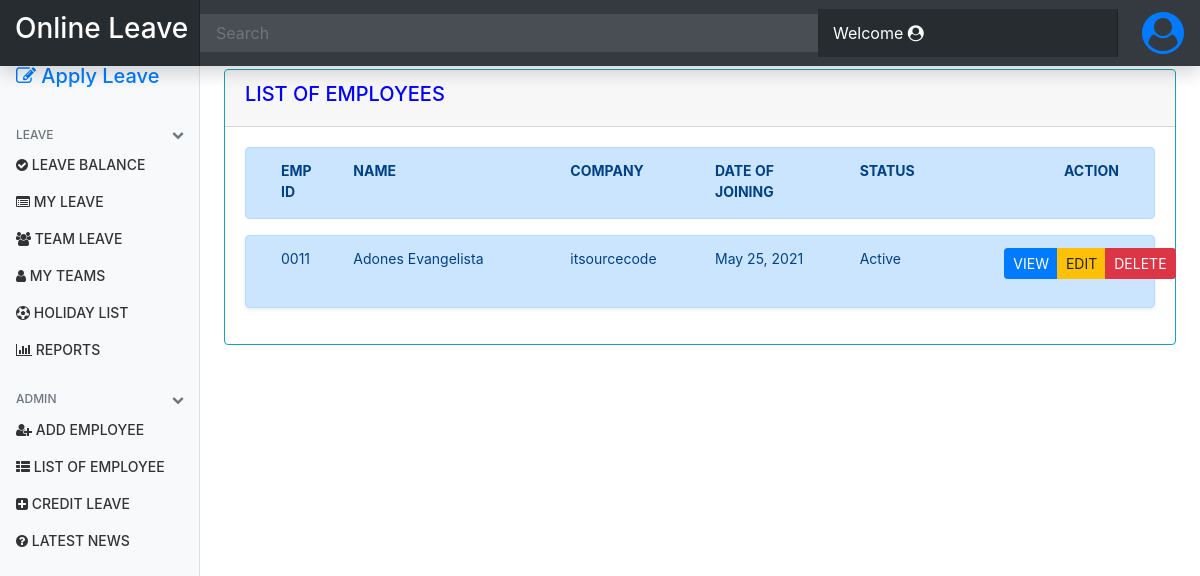
The app's page /employee/all/ with its own data.
### employee/models.py (models this page shows, shortened)
class EmployeeDetails(models.Model):
    empid = models.CharField(max_length=10, unique=True, primary_key=True)
    name = models.CharField(max_length=100)
    email = models.EmailField(max_length=75, unique=True)
    company = models.CharField(max_length=50)  # models.ForeignKey(Company, on_delete=models.SET_NULL, null=True)
    designation = models.CharField(max_length=100)
    date_of_joining = models.DateField(null=True, blank=True)
    job_location = models.CharField(max_length=100, default='Goa')
    employment_setup = models.CharField(max_length=50)
    gender = models.CharField(max_length=10)
    marital_status = models.CharField(max_length=20)
    user_type = models.CharField(max_length=20, default='User')
    weekend_day = models.CharField(max_length=2, default=2)
    leave_category = models.CharField(max_length=10)  # models.ForeignKey(LeaveCategory, on_delete=models.CASCADE)
    single_day_entitlement = models.CharField(max_length=5, default=0)
    annual_entitlement = models.CharField(max_length=5, default=0)
    reporting_manager_empid = models.CharField(max_length=10)
    reporting_manager_name = models.CharField(max_length=100)
    reporting_manager_email = models.EmailField(max_length=75)
    date_of_leaving = models.DateField(null=True, blank=True)
    employee_status = models.CharField(max_length=10, default='Active')
    userid = models.IntegerField(null=True, blank=True)

### employee/views.py (the view)
# urls.py: path('all/', views.employee_list_view, name='employee_list'),
def employee_list_view(request):
    context = {
        'obj_emp': EmployeeDetails.objects.all().order_by('-date_of_joining'),
    }
    return render(request, 'list_employee.html', context)

### employee/templates/list_employee.html (shortened to what this page needs)
{% extends 'base.html' %}
{% load static %}
{% block heading %} LIST OF EMPLOYEES {% endblock %}
{% block content %}
<form action="{% url 'employee_list' %}" method="post">
            <div class="alert alert-primary">
            <div class="form-row">
                <div class="input-group col-md-12 md-2">
                    <div class="col-md-1 mb-1">
                        <strong>EMP ID</strong>
                    </div>
                    <div class="col-md-3 mb-1">
                        <strong>NAME</strong>
                    </div>
                    <div class="col-md-2 mb-1">
                        <strong>COMPANY</strong>
                    </div>
                    <div class="col-md-2 mb-1">
                        <strong>DATE OF JOINING</strong>
                    </div>
                    <div class="col-md-2 mb-1">
                        <strong>STATUS</strong>
                    </div>
                    <div class="col-md-2 mb-1" align="right">
                        <strong>ACTION</strong>
                    </div>
                </div>
            </div>
            </div>
            {% for emp in obj_emp %}
    <div class="shadow-sm p-0 mb-3 bg-white rounded">
            <div class="alert alert-primary">
                <div class="form-row">
                <div class="input-group col-md-12 mb-2">
                    <div class="col-md-1 mb-2">
                       {{ emp.empid }}
                    </div>
                    <div class="col-md-3 mb-2">
                       {{ emp.name }}
                    </div>
                    <div class="col-md-2 mb-2">
                       {{ emp.company }}
                    </div>
                    <div class="col-md-2 mb-2">
                       {{ emp.date_of_joining }}
                    </div>
                    <div class="col-md-2 mb-2">
                       {{ emp.employee_status }}
                    </div>
                    <div class="col-md-2 mb-2" align="right">
                        <div class="btn-group" role="group">
                            <a href="/employee/{{emp.empid}}/details/" role="button" class="btn btn-primary btn-sm">VIEW</a>
                            <a href="/employee/{{emp.empid}}/edit/" role="button" class="btn btn-warning btn-sm">EDIT</a>
                            <a href="/employee/{{emp.empid}}/delete/" role="button" class="btn btn-danger btn-sm">DELETE</a>
                        </div>
                    </div>
                </div>
            </div>
            </div>
    </div>
            {% endfor %}
</form>
{% endblock %}

### static/css/dashboard.css (style rules this page uses)
body { font-size: .875rem; }

### records on screen
EmployeeDetails: empid "0011", name "Adones Evangelista", company "itsourcecode", date_of_joining "May 25, 2021", employee_status "Active"
